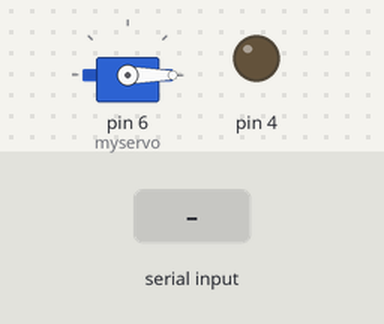
A sketch run on a simulated Arduino Uno, built with avr-gcc and run on an emulated ATmega328P. On the bench: servo, output pins drawn as LEDs (lit = HIGH). The inputs (shaded band) are chosen by the test bench.

Above: at 1.2 s.
1.3 s: "1" received over the second serial link
At 1.8 s:
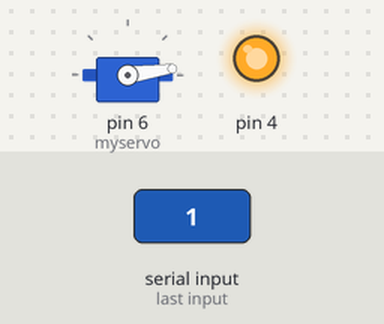
2.8 s: "0" received over the second serial link
At 4.2 s:
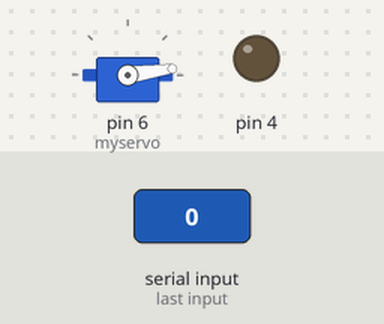
Timing chart, 0 to 5.8 s (numbered marks = the images above; inputs shaded):
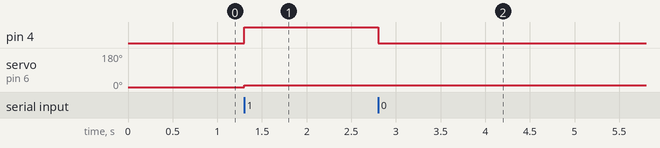

Measured:
- after the input at 1.3 s, pin 4: LOW → HIGH at once; servo on pin 6 (myservo): 0° → 8° at once
- after the input at 2.8 s, pin 4: HIGH → LOW at once

The sketch:

sketch_jun02b.ino
```cpp
#include <Servo.h>
#include <SoftwareSerial.h>
SoftwareSerial BTSerial(7, 8);//=>RX|TX
Servo myservo;
int State=0;
void setup() {
pinMode(4,OUTPUT);
myservo.attach(6);
BTSerial.begin(9600);

}

void loop() {
if (BTSerial.available()) {
State = (BTSerial.read());
}
if(State == '1'){
digitalWrite(4,HIGH);
}
else{
digitalWrite(4,LOW);
}
if(State >= 0&& State <= 1023){
int pos = map (State, 0, 1023, 0, 180);
myservo.write(pos);
}
}
```
